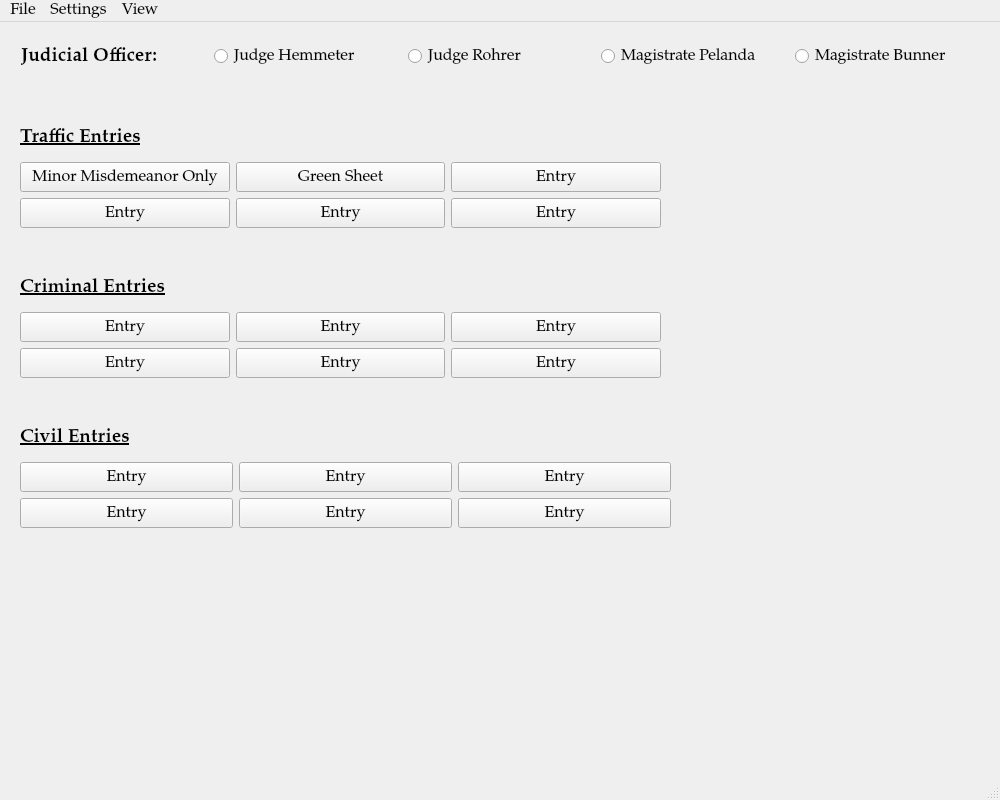
<?xml version="1.0" encoding="UTF-8"?>
<ui version="4.0">
 <class>MainWindow</class>
 <widget class="QMainWindow" name="MainWindow">
  <property name="geometry">
   <rect>
    <x>0</x>
    <y>0</y>
    <width>1000</width>
    <height>800</height>
   </rect>
  </property>
  <property name="minimumSize">
   <size>
    <width>1000</width>
    <height>800</height>
   </size>
  </property>
  <property name="font">
   <font>
    <family>Palatino Linotype</family>
    <pointsize>12</pointsize>
   </font>
  </property>
  <property name="windowTitle">
   <string>MuniEntry</string>
  </property>
  <widget class="QWidget" name="centralwidget">
   <widget class="QWidget" name="layoutWidget">
    <property name="geometry">
     <rect>
      <x>20</x>
      <y>290</y>
      <width>641</width>
      <height>68</height>
     </rect>
    </property>
    <layout class="QGridLayout" name="gridLayout_3">
     <item row="0" column="0">
      <widget class="QPushButton" name="FinalJudgmentEntryButton_6">
       <property name="minimumSize">
        <size>
         <width>120</width>
         <height>30</height>
        </size>
       </property>
       <property name="text">
        <string>Entry</string>
       </property>
      </widget>
     </item>
     <item row="0" column="1">
      <widget class="QPushButton" name="FinalJudgmentEntryButton_7">
       <property name="minimumSize">
        <size>
         <width>120</width>
         <height>30</height>
        </size>
       </property>
       <property name="text">
        <string>Entry</string>
       </property>
      </widget>
     </item>
     <item row="0" column="2">
      <widget class="QPushButton" name="MinorMisdemeanorTrafficButton_2">
       <property name="minimumSize">
        <size>
         <width>120</width>
         <height>30</height>
        </size>
       </property>
       <property name="text">
        <string>Entry</string>
       </property>
      </widget>
     </item>
     <item row="1" column="0">
      <widget class="QPushButton" name="FinalJudgmentEntryButton_8">
       <property name="minimumSize">
        <size>
         <width>120</width>
         <height>30</height>
        </size>
       </property>
       <property name="text">
        <string>Entry</string>
       </property>
      </widget>
     </item>
     <item row="1" column="1">
      <widget class="QPushButton" name="FinalJudgmentEntryButton_9">
       <property name="minimumSize">
        <size>
         <width>120</width>
         <height>30</height>
        </size>
       </property>
       <property name="text">
        <string>Entry</string>
       </property>
      </widget>
     </item>
     <item row="1" column="2">
      <widget class="QPushButton" name="FinalJudgmentEntryButton_10">
       <property name="minimumSize">
        <size>
         <width>120</width>
         <height>30</height>
        </size>
       </property>
       <property name="text">
        <string>Entry</string>
       </property>
      </widget>
     </item>
    </layout>
   </widget>
   <widget class="QLabel" name="label_2">
    <property name="geometry">
     <rect>
      <x>20</x>
      <y>100</y>
      <width>151</width>
      <height>31</height>
     </rect>
    </property>
    <property name="font">
     <font>
      <pointsize>14</pointsize>
      <weight>75</weight>
      <bold>true</bold>
      <underline>true</underline>
     </font>
    </property>
    <property name="text">
     <string>Traffic Entries</string>
    </property>
   </widget>
   <widget class="QLabel" name="label_3">
    <property name="geometry">
     <rect>
      <x>20</x>
      <y>250</y>
      <width>181</width>
      <height>31</height>
     </rect>
    </property>
    <property name="font">
     <font>
      <pointsize>14</pointsize>
      <weight>75</weight>
      <bold>true</bold>
      <underline>true</underline>
     </font>
    </property>
    <property name="text">
     <string>Criminal Entries</string>
    </property>
   </widget>
   <widget class="QLabel" name="label_4">
    <property name="geometry">
     <rect>
      <x>20</x>
      <y>400</y>
      <width>121</width>
      <height>31</height>
     </rect>
    </property>
    <property name="font">
     <font>
      <family>Palatino Linotype</family>
      <pointsize>14</pointsize>
      <weight>75</weight>
      <bold>true</bold>
      <underline>true</underline>
     </font>
    </property>
    <property name="text">
     <string>Civil Entries</string>
    </property>
   </widget>
   <widget class="QWidget" name="layoutWidget_2">
    <property name="geometry">
     <rect>
      <x>20</x>
      <y>440</y>
      <width>651</width>
      <height>68</height>
     </rect>
    </property>
    <layout class="QGridLayout" name="gridLayout_4">
     <item row="0" column="0">
      <widget class="QPushButton" name="FinalJudgmentEntryButton_11">
       <property name="minimumSize">
        <size>
         <width>120</width>
         <height>30</height>
        </size>
       </property>
       <property name="text">
        <string>Entry</string>
       </property>
      </widget>
     </item>
     <item row="0" column="1">
      <widget class="QPushButton" name="FinalJudgmentEntryButton_12">
       <property name="minimumSize">
        <size>
         <width>120</width>
         <height>30</height>
        </size>
       </property>
       <property name="text">
        <string>Entry</string>
       </property>
      </widget>
     </item>
     <item row="0" column="2">
      <widget class="QPushButton" name="MinorMisdemeanorTrafficButton_3">
       <property name="minimumSize">
        <size>
         <width>120</width>
         <height>30</height>
        </size>
       </property>
       <property name="text">
        <string>Entry</string>
       </property>
      </widget>
     </item>
     <item row="1" column="0">
      <widget class="QPushButton" name="FinalJudgmentEntryButton_13">
       <property name="minimumSize">
        <size>
         <width>120</width>
         <height>30</height>
        </size>
       </property>
       <property name="text">
        <string>Entry</string>
       </property>
      </widget>
     </item>
     <item row="1" column="1">
      <widget class="QPushButton" name="FinalJudgmentEntryButton_14">
       <property name="minimumSize">
        <size>
         <width>120</width>
         <height>30</height>
        </size>
       </property>
       <property name="text">
        <string>Entry</string>
       </property>
      </widget>
     </item>
     <item row="1" column="2">
      <widget class="QPushButton" name="FinalJudgmentEntryButton_15">
       <property name="minimumSize">
        <size>
         <width>120</width>
         <height>30</height>
        </size>
       </property>
       <property name="text">
        <string>Entry</string>
       </property>
      </widget>
     </item>
    </layout>
   </widget>
   <widget class="QWidget" name="">
    <property name="geometry">
     <rect>
      <x>21</x>
      <y>21</y>
      <width>961</width>
      <height>28</height>
     </rect>
    </property>
    <layout class="QGridLayout" name="gridLayout">
     <item row="0" column="0">
      <widget class="QLabel" name="label">
       <property name="font">
        <font>
         <pointsize>14</pointsize>
         <weight>75</weight>
         <bold>true</bold>
        </font>
       </property>
       <property name="text">
        <string>Judicial Officer:</string>
       </property>
      </widget>
     </item>
     <item row="0" column="1">
      <widget class="QRadioButton" name="radioButton">
       <property name="text">
        <string>Judge Hemmeter</string>
       </property>
       <attribute name="buttonGroup">
        <string notr="true">buttonGroup</string>
       </attribute>
      </widget>
     </item>
     <item row="0" column="2">
      <widget class="QRadioButton" name="radioButton_2">
       <property name="text">
        <string>Judge Rohrer</string>
       </property>
       <attribute name="buttonGroup">
        <string notr="true">buttonGroup</string>
       </attribute>
      </widget>
     </item>
     <item row="0" column="3">
      <widget class="QRadioButton" name="radioButton_3">
       <property name="text">
        <string>Magistrate Pelanda</string>
       </property>
       <attribute name="buttonGroup">
        <string notr="true">buttonGroup</string>
       </attribute>
      </widget>
     </item>
     <item row="0" column="4">
      <widget class="QRadioButton" name="radioButton_4">
       <property name="text">
        <string>Magistrate Bunner</string>
       </property>
       <attribute name="buttonGroup">
        <string notr="true">buttonGroup</string>
       </attribute>
      </widget>
     </item>
    </layout>
   </widget>
   <widget class="QWidget" name="">
    <property name="geometry">
     <rect>
      <x>20</x>
      <y>140</y>
      <width>641</width>
      <height>68</height>
     </rect>
    </property>
    <layout class="QGridLayout" name="gridLayout_2">
     <item row="0" column="1">
      <widget class="QPushButton" name="FinalJudgmentEntryButton">
       <property name="minimumSize">
        <size>
         <width>120</width>
         <height>30</height>
        </size>
       </property>
       <property name="text">
        <string>Green Sheet</string>
       </property>
      </widget>
     </item>
     <item row="0" column="2">
      <widget class="QPushButton" name="FinalJudgmentEntryButton_5">
       <property name="minimumSize">
        <size>
         <width>120</width>
         <height>30</height>
        </size>
       </property>
       <property name="text">
        <string>Entry</string>
       </property>
      </widget>
     </item>
     <item row="0" column="0">
      <widget class="QPushButton" name="MinorMisdemeanorTrafficButton">
       <property name="minimumSize">
        <size>
         <width>120</width>
         <height>30</height>
        </size>
       </property>
       <property name="text">
        <string>Minor Misdemeanor Only</string>
       </property>
      </widget>
     </item>
     <item row="1" column="0">
      <widget class="QPushButton" name="FinalJudgmentEntryButton_2">
       <property name="minimumSize">
        <size>
         <width>120</width>
         <height>30</height>
        </size>
       </property>
       <property name="text">
        <string>Entry</string>
       </property>
      </widget>
     </item>
     <item row="1" column="1">
      <widget class="QPushButton" name="FinalJudgmentEntryButton_3">
       <property name="minimumSize">
        <size>
         <width>120</width>
         <height>30</height>
        </size>
       </property>
       <property name="text">
        <string>Entry</string>
       </property>
      </widget>
     </item>
     <item row="1" column="2">
      <widget class="QPushButton" name="FinalJudgmentEntryButton_4">
       <property name="minimumSize">
        <size>
         <width>120</width>
         <height>30</height>
        </size>
       </property>
       <property name="text">
        <string>Entry</string>
       </property>
      </widget>
     </item>
    </layout>
   </widget>
  </widget>
  <widget class="QMenuBar" name="menubar">
   <property name="geometry">
    <rect>
     <x>0</x>
     <y>0</y>
     <width>1000</width>
     <height>21</height>
    </rect>
   </property>
   <widget class="QMenu" name="menuFile">
    <property name="title">
     <string>File</string>
    </property>
    <addaction name="actionOpen"/>
    <addaction name="actionOptions"/>
    <addaction name="actionExit"/>
    <addaction name="separator"/>
    <addaction name="actionExit_2"/>
   </widget>
   <widget class="QMenu" name="menuSettings">
    <property name="title">
     <string>Settings</string>
    </property>
    <addaction name="actioncontrollers"/>
   </widget>
   <widget class="QMenu" name="menuView">
    <property name="title">
     <string>View</string>
    </property>
   </widget>
   <addaction name="menuFile"/>
   <addaction name="menuSettings"/>
   <addaction name="menuView"/>
  </widget>
  <widget class="QStatusBar" name="statusbar"/>
  <action name="actionOpen">
   <property name="text">
    <string>Open</string>
   </property>
  </action>
  <action name="actionOptions">
   <property name="text">
    <string>Options</string>
   </property>
  </action>
  <action name="actionExit">
   <property name="text">
    <string>Templates</string>
   </property>
  </action>
  <action name="actionExit_2">
   <property name="text">
    <string>Exit</string>
   </property>
  </action>
  <action name="actionGeneral_Motion_Entry">
   <property name="text">
    <string>General Motion Entry</string>
   </property>
  </action>
  <action name="actionFail_to_Appear_Minor_Traffic_Offense">
   <property name="text">
    <string>Fail to Appear - Minor Traffic Offense</string>
   </property>
  </action>
  <action name="actionOmnibus_Motion_Form">
   <property name="text">
    <string>Omnibus Motion Form</string>
   </property>
  </action>
  <action name="actionJury_Instructions">
   <property name="text">
    <string>Jury Instructions</string>
   </property>
  </action>
  <action name="actioncontrollers">
   <property name="text">
    <string>controllers</string>
   </property>
  </action>
  <action name="actionTemplates">
   <property name="text">
    <string>Templates</string>
   </property>
  </action>
 </widget>
 <resources/>
 <connections>
  <connection>
   <sender>FinalJudgmentEntryButton</sender>
   <signal>clicked()</signal>
   <receiver>MainWindow</receiver>
   <slot>pushButtonDialog()</slot>
   <hints>
    <hint type="sourcelabel">
     <x>125</x>
     <y>69</y>
    </hint>
    <hint type="destinationlabel">
     <x>216</x>
     <y>46</y>
    </hint>
   </hints>
  </connection>
  <connection>
   <sender>MinorMisdemeanorTrafficButton</sender>
   <signal>clicked()</signal>
   <receiver>MainWindow</receiver>
   <slot>pushButtonDialog()</slot>
   <hints>
    <hint type="sourcelabel">
     <x>723</x>
     <y>72</y>
    </hint>
    <hint type="destinationlabel">
     <x>748</x>
     <y>40</y>
    </hint>
   </hints>
  </connection>
 </connections>
 <slots>
  <slot>pushButtonJuryInstructions()</slot>
  <slot>pushButtonTransferEntry()</slot>
  <slot>pushButtonVerdictForm()</slot>
  <slot>pushButtonOmnibusMotion()</slot>
  <slot>pushButtonDialog()</slot>
 </slots>
 <buttongroups>
  <buttongroup name="buttonGroup"/>
 </buttongroups>
</ui>
